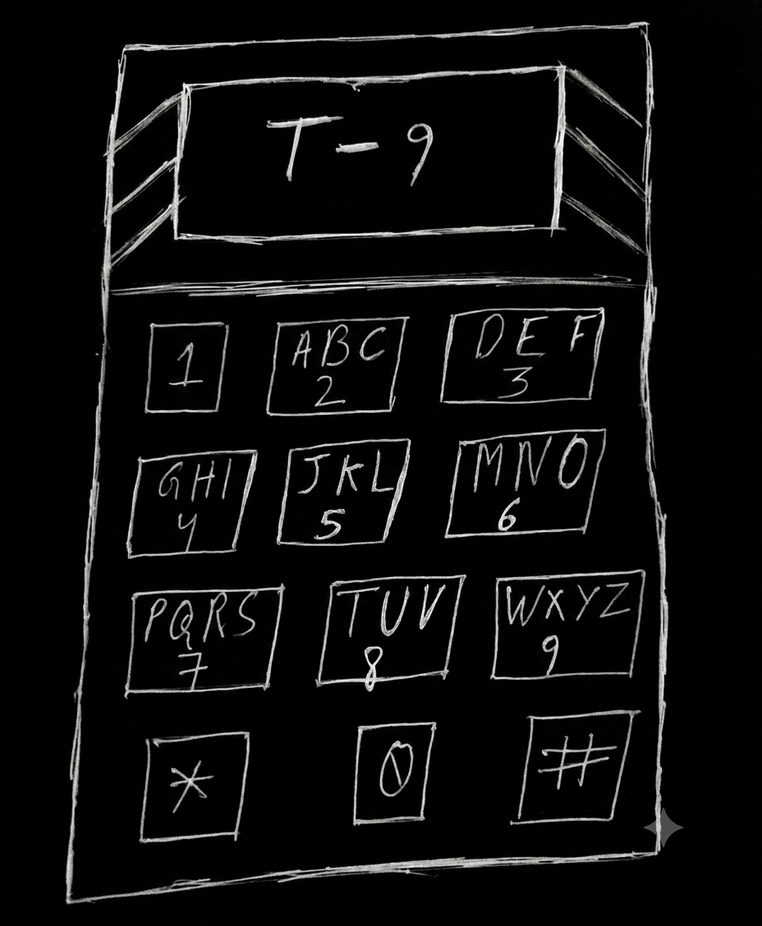
#> input picture steg/t9.png, 762 x 926 px, shrunk from 928 x 1128 before the run, found by its file name
$ python flip.py
#> lines starting #> are read from the running program, lines starting #| are printed output that depends on the picture
from PIL import Image, ImageOps
image = Image.open('t9.png')
#> image is the input picture: PIL image 762x926 RGB; mean R, G, B 13.2, 13.3, 13.2
if_ = ImageOps.flip(image)
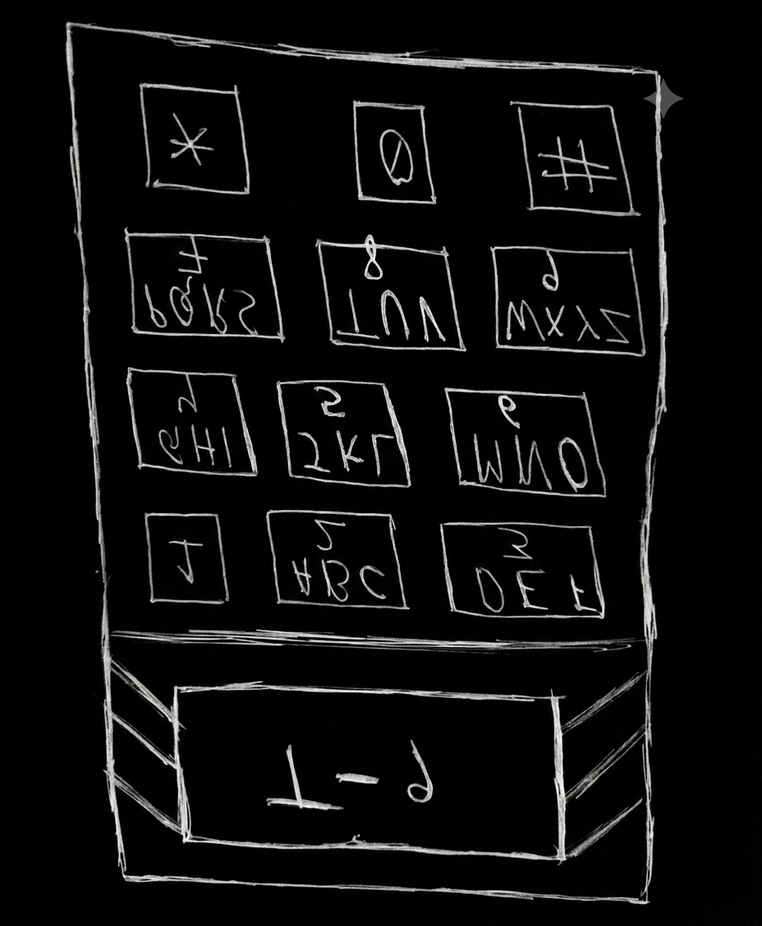
#> if_: PIL image 762x926 RGB; mean R, G, B 13.2, 13.3, 13.2
if_.show()

$ run again, with steg/bar.png copied over steg/t9.png
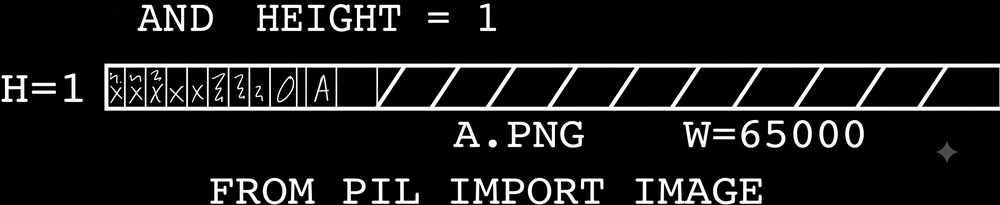
#> input picture steg/bar.png, 1000 x 205 px, shrunk from 2263 x 464 before the run, found by its file name
#> image is the input picture: PIL image 1000x205 RGB; mean R, G, B 26, 26, 26
#> `if_ = ImageOps.flip(image)`:
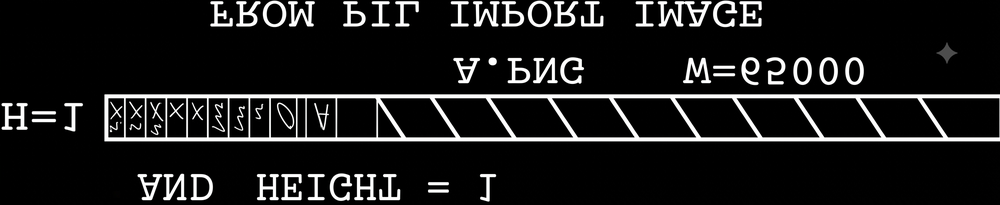
#> if_: PIL image 1000x205 RGB; mean R, G, B 26, 26, 26

$ run again, with steg/my.png copied over steg/t9.png
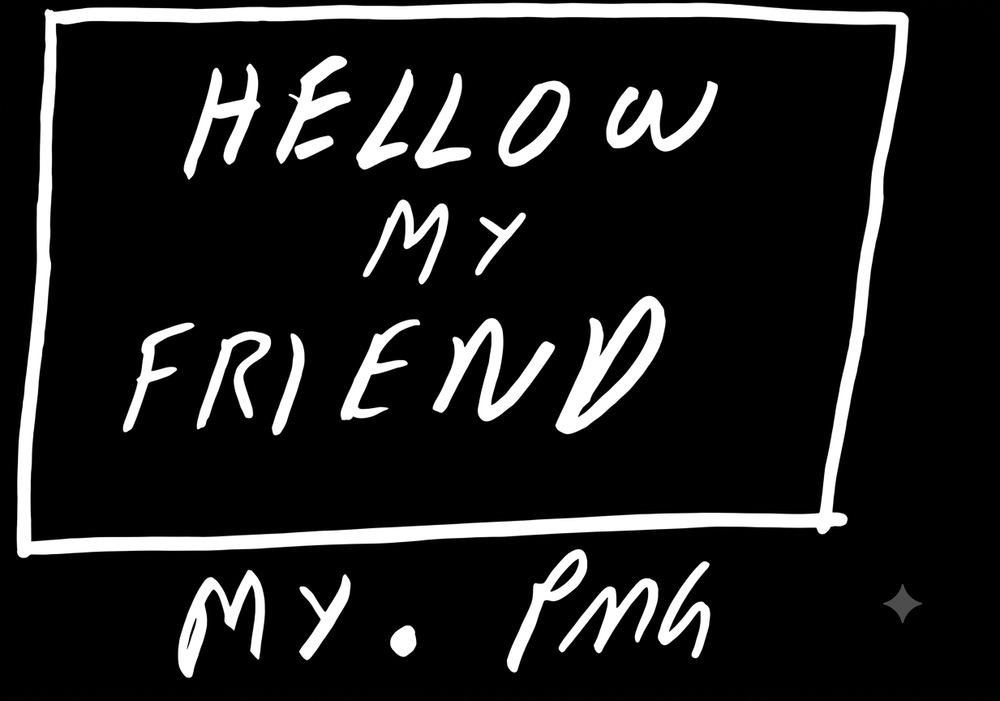
#> input picture steg/my.png, 1000 x 701 px, shrunk from 1233 x 864 before the run, found by its file name
#> image is the input picture: PIL image 1000x701 RGB; mean R, G, B 30.5, 30.5, 30.5
#> `if_ = ImageOps.flip(image)`:
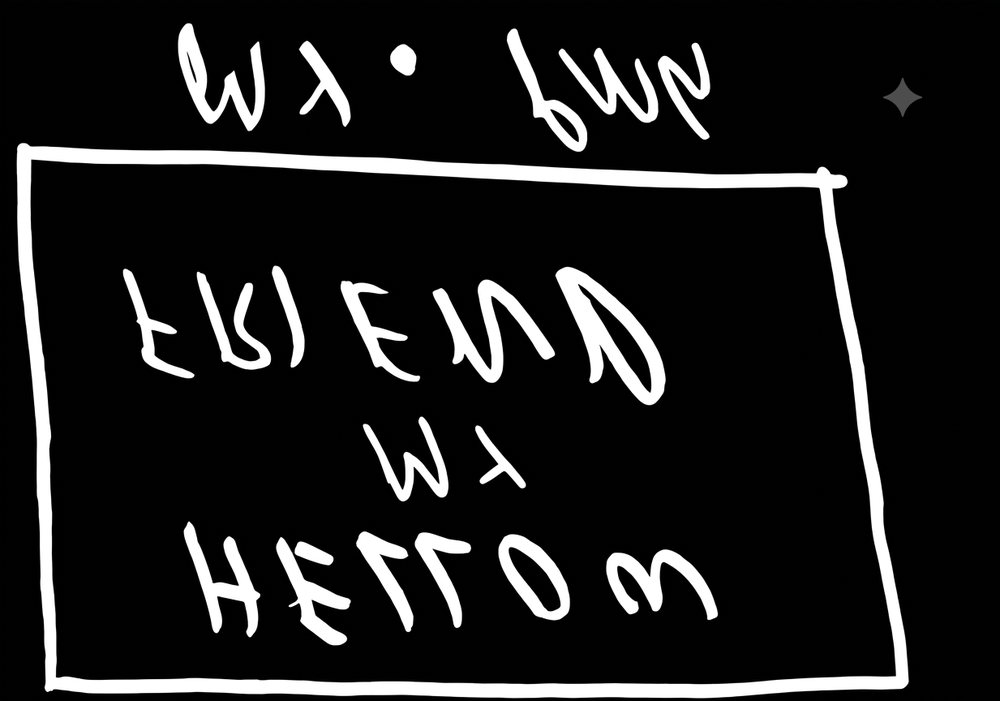
#> if_: PIL image 1000x701 RGB; mean R, G, B 30.5, 30.5, 30.5

$ run again, with steg/noice.png copied over steg/t9.png
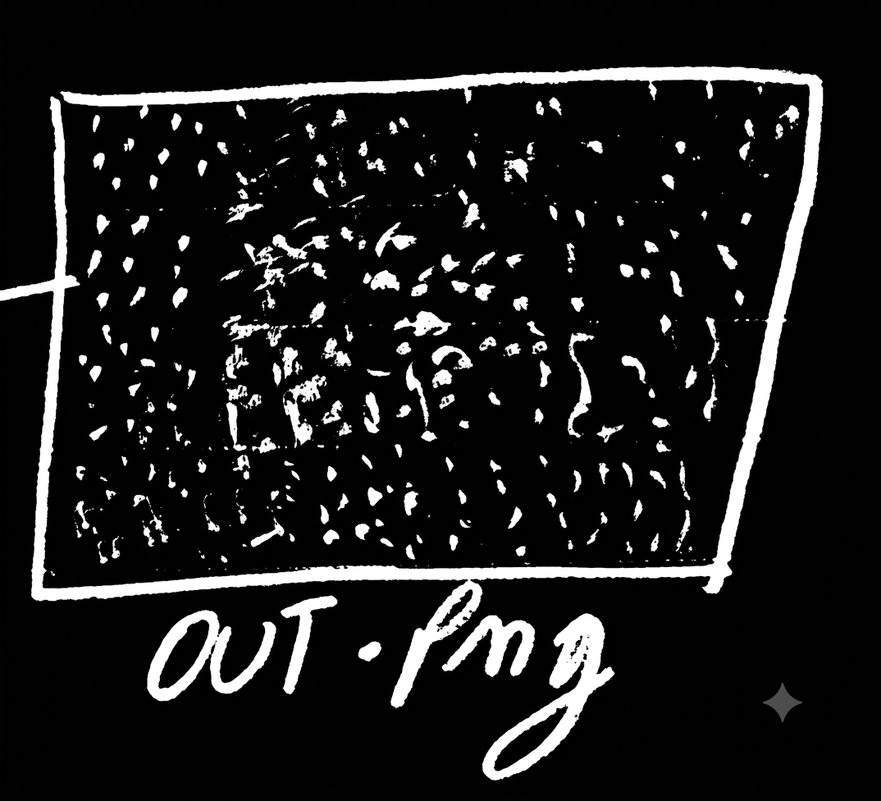
#> input picture steg/noice.png, 881 x 801 px, shrunk from 1074 x 976 before the run, found by its file name
#> image is the input picture: PIL image 881x801 RGB; mean R, G, B 27.5, 27.5, 27.5
#> `if_ = ImageOps.flip(image)`:
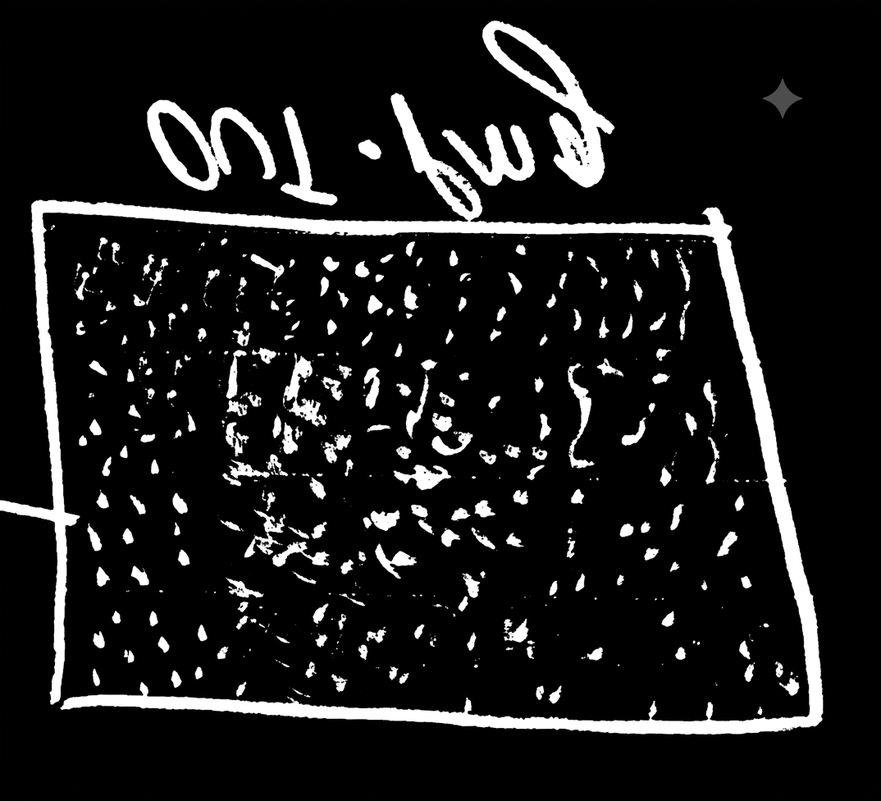
#> if_: PIL image 881x801 RGB; mean R, G, B 27.5, 27.5, 27.5
